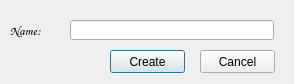
<?xml version="1.0" encoding="UTF-8"?>
<ui version="4.0">
 <class>playlist_dialog</class>
 <widget class="QDialog" name="playlist_dialog">
  <property name="geometry">
   <rect>
    <x>0</x>
    <y>0</y>
    <width>294</width>
    <height>84</height>
   </rect>
  </property>
  <property name="windowTitle">
   <string>Create playlist</string>
  </property>
  <widget class="QLineEdit" name="textbox_name">
   <property name="geometry">
    <rect>
     <x>70</x>
     <y>20</y>
     <width>204</width>
     <height>20</height>
    </rect>
   </property>
  </widget>
  <widget class="QLabel" name="label_playlist">
   <property name="geometry">
    <rect>
     <x>10</x>
     <y>20</y>
     <width>51</width>
     <height>21</height>
    </rect>
   </property>
   <property name="font">
    <font>
     <family>Comic Sans MS</family>
     <pointsize>10</pointsize>
    </font>
   </property>
   <property name="text">
    <string>Name:</string>
   </property>
  </widget>
  <widget class="QPushButton" name="button_create">
   <property name="geometry">
    <rect>
     <x>110</x>
     <y>50</y>
     <width>75</width>
     <height>23</height>
    </rect>
   </property>
   <property name="text">
    <string>Create</string>
   </property>
  </widget>
  <widget class="QPushButton" name="button_cancel">
   <property name="geometry">
    <rect>
     <x>200</x>
     <y>50</y>
     <width>75</width>
     <height>23</height>
    </rect>
   </property>
   <property name="text">
    <string>Cancel</string>
   </property>
  </widget>
 </widget>
 <resources/>
 <connections/>
</ui>
